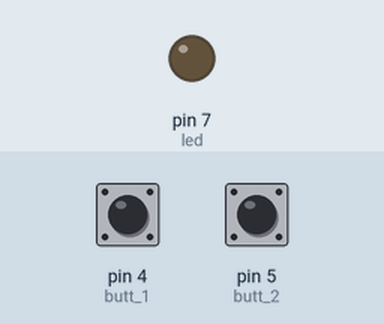
A sketch run on a simulated Arduino Uno, built with avr-gcc and run on an emulated ATmega328P. On the bench: output pins drawn as LEDs (lit = HIGH). Dashed ring = blinking. The test bench sets the inputs (shaded band); at power-on: pin 4 (butt_1) LOW, pin 5 (butt_2) LOW.

Above: at 1.2 s.
1.3 s: pin 4 (butt_1) pulled HIGH for 0.15 s
At 1.55 s:
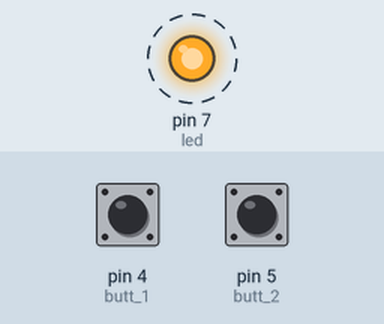
4.3 s: pin 5 (butt_2) pulled HIGH for 0.15 s
At 4.9 s:
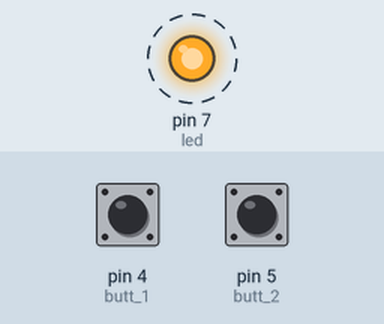
Timing chart, 0 to 13.3 s (numbered marks = the images above; inputs shaded):
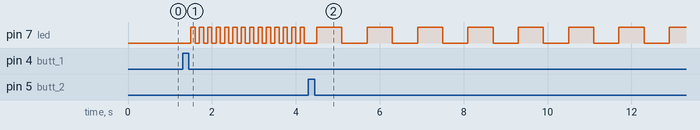

Measured:
- after the input at 1.3 s, pin 7 (led): alternates HIGH for 0.10 s and LOW for 0.10 s, starting after 0.20 s
- after the input at 4.3 s, pin 7 (led): alternates HIGH for 0.60 s and LOW for 0.60 s, starting after 0.20 s

The sketch:

LED_SW2_speed.ino
```cpp
int led = 7;
int butt_1 = 4;   //Fast
int butt_2 = 5;   //Slow
int x;
void setup()
{
  pinMode(led, OUTPUT);
  pinMode(butt_1, INPUT);
  pinMode(butt_2, INPUT);
}
void loop()
{
  if (digitalRead (butt_1) == HIGH)
  {
    x = 1;
    delay (200);
  }
  else if (digitalRead (butt_2) == HIGH)
  {
    x = 2;
    delay (200);
  }
  if ( x == 1)
  {
    digitalWrite(led, HIGH);
    delay(100);
    digitalWrite(led, LOW);
    delay(100);
  }
  else if (x == 2)
  {
    digitalWrite(led, HIGH);
    delay(600);
    digitalWrite(led, LOW);
    delay(600);
  }
}
```
